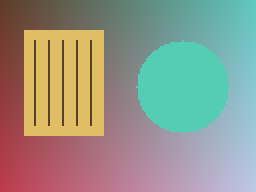
#> input picture images/sample.png, 128 x 96 px (shown 2 times larger)
$ python RobertsEdgeDetection.py   (older library calls are emulated)
#> lines starting #> are read from the running program, lines starting #| are printed output that depends on the picture
import cv2
import numpy as np
import matplotlib.pyplot as plt
from pathlib import Path


# Change Img_path to use your own image.
Img_path = str(Path(__file__).resolve().parents[1] / 'images' / 'sample.png')
img = cv2.imread(Img_path)
#> img is the input picture: shape (96, 128, 3); mean B, G, R 136.8, 149.8, 148.3

if img is None:
    raise SystemExit("Image not found! Check Img_path.")

# Calculation
gray = cv2.cvtColor(img, cv2.COLOR_BGR2GRAY)
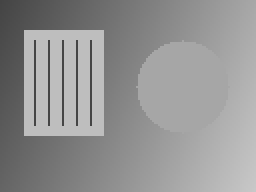
#> gray: shape (96, 128) (shown 2 times larger); min 68, max 200, mean 147.8
kx = np.array([[1, 0], [0, -1]], dtype=np.float32)
ky = np.array([[0, 1], [-1, 0]], dtype=np.float32)
rx = cv2.filter2D(gray, cv2.CV_32F, kx)
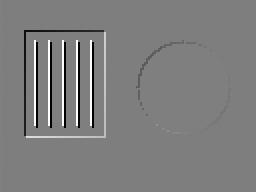
#> rx: shape (96, 128) float32 (shown 2 times larger); min -121, max 121, mean -1.1; drawn with min black and max white
ry = cv2.filter2D(gray, cv2.CV_32F, ky)
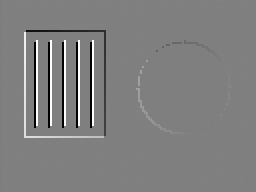
#> ry: shape (96, 128) float32 (shown 2 times larger); min -121, max 121, mean 0.4; drawn with min black and max white
magnitude = cv2.magnitude(rx, ry)
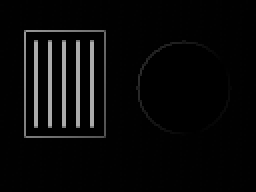
#> magnitude: shape (96, 128) float32 (shown 2 times larger); min 0, max 171.1, mean 9
result = cv2.normalize(magnitude, None, 0, 255, cv2.NORM_MINMAX).astype(np.uint8)
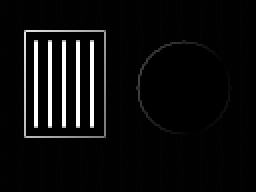
#> result: shape (96, 128) (shown 2 times larger); min 0, max 255, mean 13.1

# Display the results needed for this experiment.
plt.figure(figsize=(10, 4))

plt.subplot(1, 2, 1)
plt.imshow(gray, cmap="gray", vmin=0, vmax=255)
plt.title("Grayscale input")
plt.axis("off")

plt.subplot(1, 2, 2)
plt.imshow(result, cmap="gray", vmin=0, vmax=255)
plt.title('Roberts Edge Detection')
plt.axis("off")

plt.tight_layout()
plt.show()
